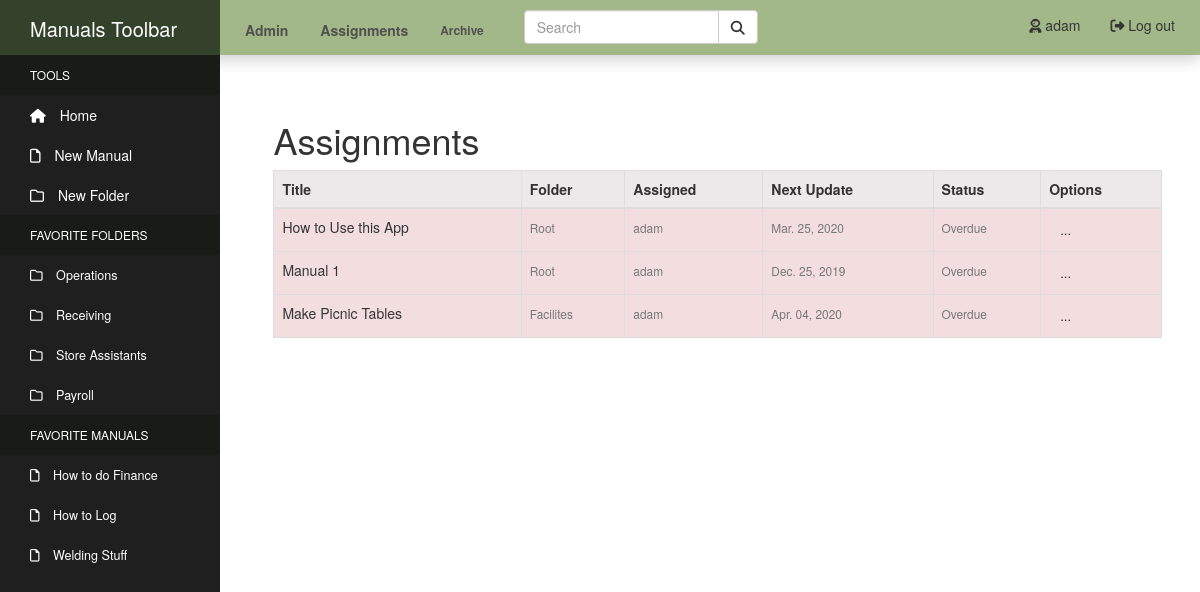
The app's page /assignments/ (signed in) with its own data.
### manuals/models.py (models this page shows, shortened)
class Directory(MPTTModel):
    name = models.CharField(max_length=50, unique=True)
    created_by = models.ForeignKey(User, null=True, on_delete=models.SET_NULL)
    parent = TreeForeignKey(
    'self',
    null=True,
    blank=True,
    related_name='children',
    on_delete=models.CASCADE
    )
    class MPTTMeta:
        order_insertion_by: ['name']
    class Meta:
        verbose_name = 'Directory'
        verbose_name_plural = 'Directories'
    def __str__(self):
        return self.name

class Manual(models.Model):
    title = models.CharField(max_length=100)
    author = models.ForeignKey(User, related_name='author', null=True, on_delete=models.SET_NULL)
    content = models.TextField()
    tags = models.CharField(max_length=150, blank=True, null=True)
    pub_date = models.DateTimeField('Date Published', auto_now_add=True)
    admin = models.ManyToManyField(User, related_name='admin_of')
    department = models.ForeignKey(Department, related_name='manual_set', null=True, on_delete=models.SET_NULL)
    last_update = models.DateTimeField('Last Update', null=True, auto_now=True)
    last_update_by = models.ForeignKey(User, related_name='updated_by', null=True, on_delete=models.SET_NULL)
    next_update = models.DateTimeField('Next Update Due', null=True)
    update_assigned_to = models.ForeignKey(User, related_name='assigned_to', blank=True, null=True, on_delete=models.SET_NULL)
    is_archived = models.BooleanField('Archived', default=False)
    folder = TreeForeignKey(
    'Directory',
    default=1,
    related_name='manuals',
    on_delete=models.CASCADE
    )
    def update_status(self):
        now = timezone.now()
        status = [
            'up_to_date',
            'due_soon',
            'overdue'
        ]
        if self.next_update - now >= datetime.timedelta(weeks=2):
            return status[0]
        elif self.next_update - now <= datetime.timedelta(days=0):
            return status[2]
        else:
            return status[1]
    objects = models.Manager()
    active_objects = ManualActiveManager()

### manuals/views.py (the view)
# urls.py: path('assignments/', views.assignments, name='assignments' ),
@login_required
def assignments(request):
    current_user = request.user
    assigned = current_user.assigned_to.all()
    context = {'assigned': assigned}
    return render(request, 'manuals/assignments.html', context)

### manuals_site/my_processors/my_context.py (called while the page is built)
def custom_message_processor(request):
    messages = []
    uniq_messages = []
    for m in get_messages(request):
        if m.message not in messages:
            messages.append(m.message)
            uniq_messages.append(m)
    return {'messages': uniq_messages}

### manuals/templates/manuals/assignments.html (shortened to what this page needs)
{% extends "manuals/header.html" %}
{% block content %}
  <link rel="stylesheet" href="https://cdn.jsdelivr.net/npm/flatpickr/dist/flatpickr.min.css">
  <div class="content-section">
      <h1>Assignments</h1>
        <table id="fav-manual-table" class="table table-striped table-hover table-bordered">
          <thead class="admin-head">
            <tr class="sticky-header">
              <th class="admin-col">Title</th>
              <th>Folder</th>
              <th>Assigned</th>
              <th>Next Update</th>
              <th>Status</th>
              <th>Options</th>
            </tr>
          </thead>
          <tbody class="admin-body">
          {% if assigned %}
            {% for manual in assigned %}
              {% if manual.update_status == "due_soon" %}
                <tr class="warning">
                  <td class="admin-col">
                    <a href="{% url 'manual-detail' manual.id %}">{{ manual.title }}</a></td>
              {% elif manual.update_status == "overdue" %}
                <tr class="danger">
                  <td class="admin-col">
                    <a href="{% url 'manual-detail' manual.id %}">{{ manual.title }}</a></td>
              {% else %}
                <tr>
                  <td class="admin-col">
                    <a href="{% url 'manual-detail' manual.id %}">{{ manual.title }}</a></td>
              {% endif %}
                  <td><small class="text-muted">{{ manual.folder }}</small></td>
                  <td><small class="text-muted">{{ manual.update_assigned_to }}</small></td>
                  <td><small class="text-muted">{{ manual.next_update|date:"M. d, Y"  }}</small></td>
                  {% if manual.update_status == "due_soon" %}
                    <td><small class="text-muted">Due soon</small></td>
                  {% elif manual.update_status == "overdue" %}
                    <td><small class="text-muted">Overdue</small></td>
                  {% else %}
                    <td><small class="text-muted">Up to date</small></td>
                  {% endif %}
                    <td class="admin-option">
                      <div class="file-dropdown">
                        <a class="btn btn-sm btn-drop" href="#">...</a>
                      </div>
                    </td>
                </tr>
            {% endfor %}
            {% else %}
            <tr><td>
              <li class="list-group-item">You currently have no Manuals assigned</li>
            </td></tr>
          {% endif %}
          </tbody>
        </table>
  </div>
{% endblock %}

### manuals/templates/manuals/header.html (shortened to what this page needs)
<!DOCTYPE html>
<html lang="en">
<head>
    {% load static %}
    <link rel="stylesheet" type="text/css" href="{% static 'manuals/css/bootstrap.css' %}">
    <link rel="stylesheet" type="text/css" href="{% static 'manuals/css/styles.css' %}">
    <link rel="stylesheet" href="https://cdnjs.cloudflare.com/ajax/libs/font-awesome/4.7.0/css/font-awesome.min.css">
</head>
<body>
  <nav class="navbar navbar-default navbar-fixed-top">
    <div class="container-fluid nav-container">
      <div class="navbar-header">
        <a class="navbar-brand" href="#">Market Manuals</a>
      </div>
      <ul class="nav navbar-nav nav-pills">
        {% if user.is_authenticated and user.is_staff %}
          <li><a href="{% url 'manage' %}"><strong>Admin</strong></a></li>
        {% endif %}
        <li><a href="{% url 'assignments' %}"><strong>Assignments</strong></a></li>
        <li><a class="archive-link" href="{% url 'archive' %}"><strong>Archive</strong></a></li>
      </ul>
      <ul class="nav nav-pills navbar-right">
        {% if user.is_authenticated %}
          <li><a href="{% url 'logout' %}"><i class="fas fa-sign-out-alt"></i> Log out</a></li>
          <li><a href="{% url 'profile' %}"><i class="fas fa-user-astronaut"></i> {{ user.username }}</a></li>
        {% else %}
          <li><a href="{% url 'login' %}"><i class="fas fa-sign-in-alt"></i> Log in</a></li>
          <li><a href="{% url 'register' %}"><i class="fas fa-door-open"></i> Sign Up</a></li>
        {% endif %}
      </ul>
      <form class="navbar-form navbar-left" action="/action_page.php">
        <div class="input-group">
          <input type="text" class="form-control" placeholder="Search">
          <div class="input-group-btn">
            <button class="btn btn-default" type="submit">
              <i class="fas fa-search"></i>
            </button>
          </div>
        </div>
      </form>
    </div>
  </nav>
    <div class="sidebar-container">
            <div class="sidebar-logo">
              Manuals Toolbar
            </div>
            <ul class="sidebar-navigation">
              <li class="header">Tools</li>
              <li>
                <a href="{% url 'index' %}">
                  <i class="fa fa-home" aria-hidden="true"></i> Home
                </a>
              </li>
              <li>
                <a id="new-manual" href="{% url 'manual-create' %}">
                  <i class="far fa-file" aria-hidden="true"></i> New Manual
                </a>
              </li>
              <li>
                <a id="new-dir" href="#">
                  <i class="far fa-folder" aria-hidden="true"></i> New Folder
                </a>
              </li>
              <li class="header">Favorite Folders</li>
              {% for dir_fav in user.profile.directory_favorites.all %}
                <li>
                  <a class="favorites favorites-folder" href="{% url 'index' %}?dir_id={{ dir_fav.id }}">
                    <i class="far fa-folder" aria-hidden="true"></i> {{ dir_fav.name }}
                  </a>
                </li>
              {% endfor %}
              <li class="header">Favorite Manuals</li>
              {% for man_fav in user.profile.manual_favorites.all %}
                <li>
                  <a class="favorites favorites-manual" href="{% url 'manual-detail' man_fav.id %}">
                    <i class="far fa-file" aria-hidden="true"></i> {{ man_fav.title }}
                  </a>
                </li>
              {% endfor %}
            </ul>
          </div>
          <div class="content-container">
            <div class="container-fluid main-container">
              {% block content %}
              {% endblock %}
            </div>
          </div>
</body>
</html>

### manuals/static/manuals/css/styles.css (style rules this page uses)
.container-fluid.main-container { margin-top: 25px; }
.sidebar-container { position: fixed; width: 220px; height: 100%; left: 0; overflow-x: hidden; overflow-y: auto; background: #1f1f1f; color: #fff; z-index: 2; top: 0; }
.sidebar-logo { position: sticky; padding: 15px 15px 5px 30px; font-size: 20px; height: 55px; background-color: rgb(52, 66, 44); z-index: 3; top: 0; }
.sidebar-navigation { padding: 0; margin: 0; list-style-type: none; position: relative; }
.sidebar-navigation li { background-color: transparent; position: relative; display: inline-block; width: 100%; line-height: 20px; }
.sidebar-navigation li a { padding: 10px 15px 10px 30px; display: block; color: #fff; }
.sidebar-navigation li .fa { margin-right: 10px; }
.sidebar-navigation li .far { margin-right: 10px; }
.sidebar-navigation .header { font-size: 12px; text-transform: uppercase; background-color: #191b17; padding: 10px 15px 10px 30px; }
.sidebar-navigation .header::before { background-color: transparent; }
.favorites { font-size: 90%; }
.content-container { padding-left: 235px; margin-top: 30px; padding-top: 45px; }
.container-fluid.nav-container { padding-left: 0px; }
.navbar { max-height: 55px; min-height: 55px; }
.navbar-default { border: none; border-radius: 0px; background-color: rgb(163, 184, 136); z-index: 2; box-shadow: 0px 4px 16px 0px rgba(0,0,0,0.2); }
.navbar-header { background-color: rgb(52, 66, 44); width: 220px; margin: 0px; }
.navbar-brand { color: #fff; }
.nav-pills { padding-left: 10px; padding-right: 10px; padding-top: 5px; }
.navbar-default .navbar-nav > li > a { color: rgba(78, 78, 78, 0.986); }
.input-group { top: 2px; }
.navbar-default .navbar-nav li .archive-link { font-size: 85%; }
.admin-head { color: #333333; background-color:#ebe9e9; }
.btn-drop { font-size: 10pt; padding-top: 2px; padding-bottom: 2px; }
.folder-dropdown, .file-dropdown { position: relative; display: inline-block; }
.content-section { width: 95%; margin: auto; margin-bottom: 60px; }

### records on screen
Directory: name "Operations"
Directory: name "Receiving"
Directory: name "Store Assistants"
Directory: name "Payroll"
Manual: title "How to do Finance"
Manual: title "How to Log"
Manual: title "Welding Stuff"
Manual: title "How to Use this App", folder "Root", update_assigned_to "adam", next_update "Mar. 25, 2020", shows "Overdue"
Manual: title "Manual 1", folder "Root", update_assigned_to "adam", next_update "Dec. 25, 2019", shows "Overdue"
Manual: title "Make Picnic Tables", folder "Facilites", update_assigned_to "adam", next_update "Apr. 04, 2020", shows "Overdue"

### other values on screen
{{ user.username }} "adam"
